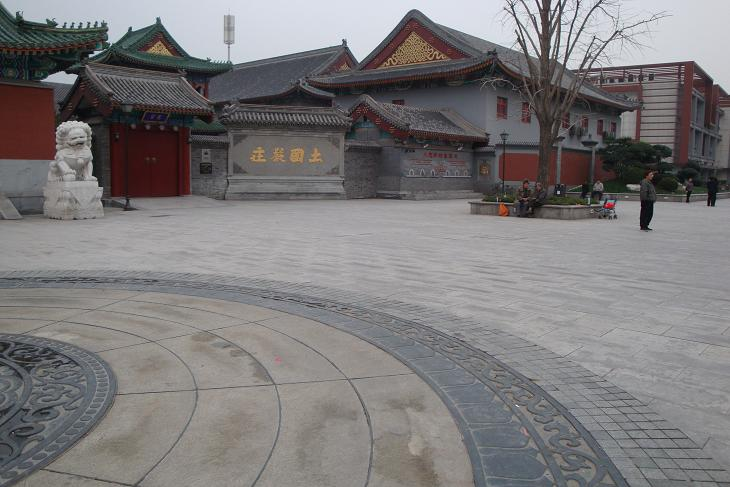
#> input picture images/DHW-temple/4.jpg, 730 x 487 px; its folder holds 2 pictures in this run
$ python main.py
#> lines starting #> are read from the running program, lines starting #| are printed output that depends on the picture; long printed decimals are rounded
### load_data.py
import cv2 as cv
import numpy as np

def load_data(im1, im2):

    sift = cv.SIFT_create()
    FLANN_INDEX_KDTREE = 1
    index_params = dict(algorithm=FLANN_INDEX_KDTREE, trees=5)
    search_params = dict(checks=50)
    flann = cv.FlannBasedMatcher(index_params, search_params)

    gray1 = cv.cvtColor(im1, cv.COLOR_BGR2GRAY)
    kp1, ds1 = sift.detectAndCompute(gray1, None)
    gray2 = cv.cvtColor(im2, cv.COLOR_BGR2GRAY)
    kp2, ds2 = sift.detectAndCompute(gray2, None)

    matches = flann.knnMatch(ds1, ds2, k=2)
    # store all the good matches as per Lowe's ratio test
    good = []
    for m, n in matches:
        if m.distance < 0.7 * n.distance:
            good.append([m.queryIdx, m.trainIdx])

    srcpoints = np.float32([kp1[m[0]].pt for m in good])
    dstpoints = np.float32([kp2[m[1]].pt for m in good])
    fp = np.vstack((srcpoints.T, np.ones((1, len(good)))))
    tp = np.vstack((dstpoints.T, np.ones((1, len(good)))))

    return fp, tp

### HM_ransac.py
import numpy as np
import random
from scipy import linalg
from utils import cell

random.seed(0)

def HM_ransac(X1, X2, Nr, min_dis):
    N = X1.shape[1]

    u = X1[0,:].reshape(-1,1)
    v = X1[1,:].reshape(-1,1)
    u_ = X2[0,:].reshape(-1,1)
    v_ = X2[1,:].reshape(-1,1)

    scale = 1 / np.mean(np.vstack((u, u_, v, v_)))
    u = u * scale
    v = v * scale
    u_ = u_ * scale
    v_ = v_ * scale

    A1 = np.hstack([np.zeros((N,3)),      -u, -v, -np.ones((N,1)), v_*u, v_*v, v_])
    A2 = np.hstack([u, v, np.ones((N,1)), np.zeros((N,3)),         -u_*u, -u_*v, -u_])
    # print(np.vstack((A1, A2)))
    if min_dis > 0:
        H = cell(Nr, 1); ok = cell(Nr, 1); score = np.zeros(Nr, 'int')
        A = cell(Nr, 1)
        for t in range(Nr):
            subset = random.sample(list(range(N)), 4)
            A[t] = np.vstack((A1[subset,:], A2[subset,:]))
            U,S,V = linalg.svd(A[t])
            h = V.T[:,8]
            H[t] = h.reshape(3,3)

            dis2 = np.dot(A1, h)**2 + np.dot(A2, h)**2
            ok[t] = dis2 < min_dis * min_dis
            score[t] = sum(ok[t])

        score, best = max(score), np.argmax(score)
        ok = ok[best]
        A = np.vstack((A1[ok,:], A2[ok,:]))
        U,S,V = linalg.svd(A, 0)
        h = V.T[:,8]
        H = h.reshape(3,3)
    else:
        A = np.vstack((A1, A2))
        U,S,V = linalg.svd(A, 0)
        h = V.T[:,8]
        H = h.reshape(3,3)

    H = np.dot(np.dot(np.array([[1/scale, 0, 0], [0, 1/scale, 0], [0, 0, 1]]), H),
               np.array([[scale, 0, 0], [0, scale, 0], [0, 0, 1]]))

    return H, ok, score

### utils.py
import numpy as np
import cv2 as cv
import matplotlib.pyplot as plt

def appendimages(im1, im2):
    rows1 = im1.shape[0]
    rows2 = im2.shape[0]
    if rows1 < rows2:
        im1 = np.vstack((im1, np.zeros((rows2-rows1, im1.shape[1], 3))))
    elif rows1 > rows2:
        im2 = np.vstack((im2, np.zeros((rows1-rows2, im2.shape[1], 3))))
    return np.concatenate((im1, im2), axis=1)

# [10 lines left out: function plot_matches, not called in this run]

def cv_draw_matches(im1, im2, locs1, locs2, ok):
    im3 = appendimages(im1, im2)
    for i in range(locs1.shape[1]):
        center1 = (int(round(locs1[0,i])), int(round(locs1[1,i])))
        center2 = (int(round(locs2[0,i]+im1.shape[1])), int(round(locs2[1,i])))
        if ok[i]==0:
            cv.circle(im3, center1, 3, (0,0,255), -1, cv.LINE_AA)
            cv.circle(im3, center2, 3, (0,0,255), -1, cv.LINE_AA)
        else:
            cv.circle(im3, center1, 3, (255,0,0), -1, cv.LINE_AA)
            cv.circle(im3, center2, 3, (255,0,0), -1, cv.LINE_AA)
            cv.line(im3, center1, center2, (255,0,0), 1, cv.LINE_AA)
    return im3


def cell(m, n=None):
    a = []
    for i in range(m):
        a.append([])
        if n is None:
            for j in range(m):
                a[i].append(None)
        else:
            for j in range(n):
                a[i].append(None)
    return a

def unique(A):
    ar, idx = np.unique(A, return_index=True, axis=1)
    return ar, idx

### comp_KR.py
import numpy as np
from HM_ransac import HM_ransac
from utils import plot_matches, cv_draw_matches
import cv2 as cv
import matplotlib.pyplot as plt

def comp_KR(im1, im2, X1, X2):
    H, ok, score = HM_ransac(X1, X2, 500, 0.1)
    print("Number of inliers: ", score)

    img3 = cv_draw_matches(im1, im2, X1, X2, ok)
    cv.imshow("Ransac's results", img3)
    cv.waitKey(1)
    # [4 lines of commented-out code are left out]

    X1_ok = X1[:, ok]
    X2_ok = X2[:, ok]

    return H, X1_ok, X2_ok

### mosaic_global.py
import numpy as np
from scipy import linalg
from scipy.ndimage import map_coordinates

def mosaic_global(im1, im2, H):
    box2 = np.array([[0, im2.shape[1]-1, im2.shape[1]-1, 0],
                     [0, 0,              im2.shape[0]-1, im2.shape[0]-1],
                     [1, 1,              1,              1]])
    box2_ = linalg.solve(H, box2)
    box2_[0,:] = box2_[0,:] / box2_[2,:]
    box2_[1,:] = box2_[1,:] / box2_[2,:]
    u0 = min(0, min(box2_[0,:]))
    u1 = max(im1.shape[1]-1, max(box2_[0,:]))
    ur = np.arange(u0, u1+1)
    v0 = min(0, min(box2_[1,:]))
    v1 = max(im1.shape[0]-1, max(box2_[1,:]))
    vr = np.arange(v0, v1+1)
    mosaicw = len(ur)
    mosaich = len(vr)
    print(u0,u1,v0,v1,mosaich, mosaicw)

    u,v = np.meshgrid(ur, vr)
    im1_p = np.zeros((mosaich, mosaicw, 3), np.uint8)
    for kc in range(3):
        im1_p[:,:,kc] = map_coordinates(im1[:,:,kc], [v, u])
    mask1 = np.ones((im1.shape[0],im1.shape[1]))
    warped_mask1 = np.ones((im1_p.shape[0], im1_p.shape[1]))
    warped_mask1 = map_coordinates(mask1, [v,u])

    z_ = H[2,0] * u + H[2,1] * v + H[2,2]
    u_ = (H[0,0] * u + H[0,1] * v + H[0,2]) / z_
    v_ = (H[1,0] * u + H[1,1] * v + H[1,2]) / z_
    im2_p = np.zeros((mosaich, mosaicw, 3), np.uint8)
    for kc in range(3):
        im2_p[:,:,kc] = map_coordinates(im2[:,:,kc], [v_, u_])
    mask2 = np.ones((im2.shape[0],im2.shape[1]))
    warped_mask2 = np.ones((im2_p.shape[0], im2_p.shape[1]))
    warped_mask2 = map_coordinates(mask2, [v_,u_])

    mass = warped_mask1 + warped_mask2
    mass[mass==0]=np.nan

    mosaic = np.zeros_like(im1_p)
    for kc in range(3):
        mosaic[:,:,kc] = (im1_p[:,:,kc]*warped_mask1 + im2_p[:,:,kc]*warped_mask2) / mass

    return mosaic

### mosaic_local_ori.py
import numpy as np
from scipy import linalg
from scipy.ndimage import map_coordinates
from utils import unique, plot_matches, cv_draw_matches
import cv2 as cv
import matplotlib.pyplot as plt

def mosaic_local_ori(im1, im2, H, X1_ok, X2_ok):
    imsize1 = im1.shape[:2]
    imsize2 = im2.shape[:2]

    # Parameters
    lambd = 0.001 * imsize1[0]*imsize1[1] # weighting parameter to balance the fitting term and the smoothing term
    intv_mesh = 10 # interval in pixels for the computing of deformation functions
    K_smooth = 5 # the smooth transition width in the non-overlapping region is set to K_smooth times of the maximum bias.

    # Mosaic
    box1 = np.array([[0, im1.shape[1]-1, im1.shape[1]-1, 0],
                     [0, 0,              im1.shape[0]-1, im1.shape[0]-1],
                     [1, 1,              1,              1]])
    box2 = np.array([[0, im2.shape[1]-1, im2.shape[1]-1, 0],
                     [0, 0,              im2.shape[0]-1, im2.shape[0]-1],
                     [1, 1,              1,              1]])
    box2_ = linalg.solve(H, box2)
    box2_[0,:] = box2_[0,:] / box2_[2,:]
    box2_[1,:] = box2_[1,:] / box2_[2,:]
    u0 = min(0, min(box2_[0,:]))
    u1 = max(im1.shape[1]-1, max(box2_[0,:]))
    ur = np.arange(u0, u1+1)
    v0 = min(0, min(box2_[1,:]))
    v1 = max(im1.shape[0]-1, max(box2_[1,:]))
    vr = np.arange(v0, v1+1)
    mosaicw = len(ur)
    mosaich = len(vr)

    # align the sub coordinates with the mosaic coordinates
    margin = 0.2 * min(imsize1[0],imsize1[1]) # additional margin of the reprojected image region
    u0_im_ = max(min(box2_[0,:]) - margin, u0)
    u1_im_ = min(max(box2_[0,:]) + margin, u1)
    v0_im_ = max(min(box2_[1,:]) - margin, v0)
    v1_im_ = min(max(box2_[1,:]) + margin, v1)
    offset_u0_ = int(np.ceil(u0_im_ - u0))
    offset_u1_ = int(np.floor(u1_im_ - u0))
    offset_v0_ = int(np.ceil(v0_im_ - v0))
    offset_v1_ = int(np.floor(v1_im_ - v0))
    imw_ = int(np.floor(offset_u1_ - offset_u0_ + 1))
    imh_ = int(np.floor(offset_v1_ - offset_v0_ + 1))

    # boundaries of the overlapping region in the image coordiantes of image 2
    box1_2 = np.dot(H, box1)
    box1_2[0,:] = box1_2[0,:] / box1_2[2,:]
    box1_2[1,:] = box1_2[1,:] / box1_2[2,:]
    sub_u0_ = max([0, min(box1_2[0,:])])
    sub_u1_ = min([imsize2[1]-1, max(box1_2[0,:])])
    sub_v0_ = max([0, min(box1_2[1,:])]) - margin
    sub_v1_ = min([imsize2[0]-1, max(box1_2[1,:])])
    print(sub_u0_, sub_u1_, sub_v0_, sub_v1_)

    # TPS
    # merge the coincided points（重合点）
    ok_nd1 = np.full(X1_ok.shape[1], False)
    _, idx1 = unique(np.round(X1_ok))
    ok_nd1[idx1] = True
    ok_nd2 = np.full(X2_ok.shape[1], False)
    _, idx2 = unique(np.round(X2_ok))
    ok_nd2[idx2] = True
    ok_nd = ok_nd1 & ok_nd2
    X1_nd = X1_ok[:, ok_nd]
    X2_nd = X2_ok[:, ok_nd]
    print("Number of non-coincident points: ", X1_nd.shape[1])

    # form the linear system
    x1 = X1_nd[0,:]
    y1 = X1_nd[1,:]
    x2 = X2_nd[0,:]
    y2 = X2_nd[1,:]

    z1_ = H[2,0]*x1 + H[2,1]*y1 + H[2,2]
    x1_ = (H[0,0]*x1 + H[0,1]*y1 + H[0,2]) / z1_
    y1_ = (H[1,0]*x1 + H[1,1]*y1 + H[1,2]) / z1_
    gxn = x1_ - x2
    hyn = y1_ - y2

    n = len(x1_)
    xx = np.repeat(x1_, n).reshape(n,n).T
    yy = np.repeat(y1_, n).reshape(n,n).T
    dist2 = (xx - xx.T)**2 + (yy - yy.T)**2
    dist2.ravel()[::dist2.shape[1]+1] = 1
    K = 0.5 * dist2 * np.log(dist2)
    K.ravel()[::dist2.shape[1]+1] = lambd * 8*np.pi
    K_ = np.zeros((n+3, n+3))
    K_[0:n,0:n] = K
    K_[n,  0:n] = x1_
    K_[n+1,0:n] = y1_
    K_[n+2,0:n] = np.ones(n)
    K_[0:n,  n] = x1_
    K_[0:n,n+1] = y1_
    K_[0:n,n+2] = np.ones(n)
    G_ = np.zeros((n+3,2))
    G_[0:n,0] = gxn
    G_[0:n,1] = hyn

    # solve the linear system
    W_ = linalg.solve(K_, G_)
    wx = W_[0:n,0]
    wy = W_[0:n,1]
    a = W_[n:n+3,0]
    b = W_[n:n+3,1]

    # remove outliers based on the distribution of weights
    outlier = (abs(wx)>3*np.std(wx)) | (abs(wy)>3*np.std(wy))

    inlier_idx = np.arange(len(x1_))
    for kiter in range(10):
        if sum(outlier) < 0.0027*n:
            break
        ok = ~outlier
        inlier_idx = inlier_idx[ok]
        K_ = K_[np.concatenate((ok, [True,True,True])),:][:,np.concatenate((ok, [True,True,True]))]
        G_ = G_[np.concatenate((ok, [True,True,True])),:]
        W_ = linalg.solve(K_, G_)
        n = len(inlier_idx)
        wx = W_[0:n,0]
        wy = W_[0:n,1]
        a = W_[n:n+3,0]
        b = W_[n:n+3,1]
        outlier = (abs(wx)>3*np.std(wx)) | (abs(wy)>3*np.std(wy))
    ok = np.full(len(x1), False)
    ok[inlier_idx] = True
    x1 = x1[ok]
    y1 = y1[ok]
    x2 = x2[ok]
    y2 = y2[ok]
    x1_ = x1_[ok]
    y1_ = y1_[ok]
    gxn = gxn[ok]
    hyn = hyn[ok]

    img3 = cv_draw_matches(im1, im2, X1_nd, X2_nd, ok)
    cv.imshow("Bayesian Refinement of Feature Matches", img3)
    cv.waitKey(1)
    # [6 lines of commented-out code are left out]
    gx = np.zeros((mosaich, mosaicw))
    hy = np.zeros((mosaich, mosaicw))
    u,v = np.meshgrid(ur,vr)

    im1_p = np.zeros((mosaich, mosaicw, 3), np.uint8)
    for kc in range(3):
        im1_p[:,:,kc] = map_coordinates(im1[:,:,kc], [v, u])
    mask1 = np.ones((im1.shape[0],im1.shape[1]))
    warped_mask1 = np.ones((im1_p.shape[0], im1_p.shape[1]))
    warped_mask1 = map_coordinates(mask1, [v,u])

    z_ = H[2,0] * u + H[2,1] * v + H[2,2]
    u_ = (H[0,0] * u + H[0,1] * v + H[0,2]) / z_
    v_ = (H[1,0] * u + H[1,1] * v + H[1,2]) / z_
    u_im_ = u_[offset_v0_:offset_v1_+1:intv_mesh][:,offset_u0_:offset_u1_+1:intv_mesh]
    v_im_ = v_[offset_v0_:offset_v1_+1:intv_mesh][:,offset_u0_:offset_u1_+1:intv_mesh]
    gx_sub = np.zeros((int(np.ceil(imh_/intv_mesh)), int(np.ceil(imw_/intv_mesh))))
    hy_sub = np.zeros((int(np.ceil(imh_/intv_mesh)), int(np.ceil(imw_/intv_mesh))))
    for kf in range(n):
        dist2 = (u_im_ - x1_[kf])**2 + (v_im_ - y1_[kf])**2
        rbf = 0.5 * dist2 * np.log(dist2)
        gx_sub = gx_sub + wx[kf]*rbf
        hy_sub = hy_sub + wy[kf]*rbf
    gx_sub = gx_sub + a[0]*u_im_ + a[1]*v_im_ + a[2]
    hy_sub = hy_sub + b[0]*u_im_ + b[1]*v_im_ + b[2]
    gx_sub = cv.resize(gx_sub, (imw_, imh_))
    hy_sub = cv.resize(hy_sub, (imw_, imh_))
    gx[offset_v0_:offset_v1_+1][:,offset_u0_:offset_u1_+1] = gx_sub
    hy[offset_v0_:offset_v1_+1][:,offset_u0_:offset_u1_+1] = hy_sub

    #smooth tansition to global transform
    eta_d0 = 0 # lower boundary for smooth transition area
    eta_d1 = K_smooth * max(abs(np.concatenate([gxn, hyn]))) # higher boundary for smooth transition area
    sub_u0_ = sub_u0_ + min(gxn)
    sub_u1_ = sub_u1_ + max(gxn)
    sub_v0_ = sub_v0_ + min(hyn)
    sub_v1_ = sub_v1_ + max(hyn)
    dist_horizontal = np.maximum(sub_u0_-u_, u_-sub_u1_)
    dist_vertical = np.maximum(sub_v0_-v_, v_-sub_v1_)
    dist_sub = np.maximum(dist_horizontal, dist_vertical)
    dist_sub = np.maximum(0, dist_sub)
    eta = (eta_d1 - dist_sub) / (eta_d1 - eta_d0)
    eta[dist_sub < eta_d0] = 1
    eta[dist_sub > eta_d1] = 0
    gx = gx * eta
    hy = hy * eta

    u_ = u_ - gx
    v_ = v_ - hy

    im2_p = np.zeros((mosaich, mosaicw, 3), np.uint8)
    for kc in range(3):
        im2_p[:,:,kc] = map_coordinates(im2[:,:,kc], [v_, u_])
    mask2 = np.ones((im2.shape[0],im2.shape[1]))
    warped_mask2 = np.ones((im2_p.shape[0], im2_p.shape[1]))
    warped_mask2 = map_coordinates(mask2, [v_,u_])

    mass = warped_mask1 + warped_mask2
    mass[mass==0]=np.nan

    mosaic = np.zeros_like(im1_p)
    for kc in range(3):
        mosaic[:,:,kc] = (im1_p[:,:,kc]*warped_mask1 + im2_p[:,:,kc]*warped_mask2) / mass

    return mosaic

### main.py
import cv2 as cv
from load_data import load_data
from comp_KR import comp_KR
from mosaic_global import mosaic_global
from mosaic_local_ori import mosaic_local_ori
import matplotlib.pyplot as plt

# data_path = 'images/APAP-railtracks/'
# imfile1 = data_path + 'railtracks_01.jpg'
# imfile2 = data_path + 'railtracks_02.jpg'

data_path = 'images/DHW-temple/'
imfile1 = data_path + '4.jpg'
imfile2 = data_path + '5.jpg'

# [7 lines of commented-out code are left out]

im1 = cv.imread(imfile1)
#> im1 is the input picture: shape (487, 730, 3); mean B, G, R 122.3, 121.4, 123.8
im2 = cv.imread(imfile2)
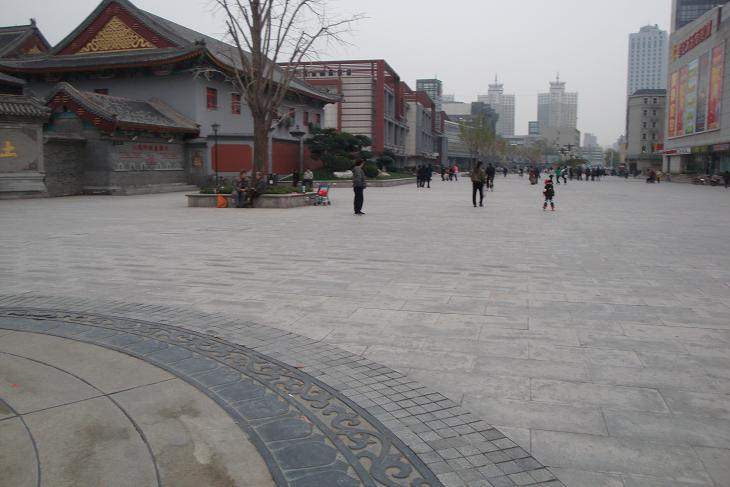
#> input picture images/DHW-temple/5.jpg, 730 x 487 px
#> im2 is the input picture: shape (487, 730, 3); mean B, G, R 128.4, 128.1, 129.8

X1, X2 = load_data(im1, im2)
#> in load_data, `kp1, ds1 = sift.detectAndCompute(gray1, None)`: kp1 = 1289 keypoints; strongest (x, y, size): (558, 192, 2.2), (90, 55, 2.4), (541, 5, 2), (64, 79, 12.4)
#> in load_data, `kp2, ds2 = sift.detectAndCompute(gray2, None)`: kp2 = 1171 keypoints; strongest (x, y, size): (271, 182, 2.2), (478, 192, 2.4), (474, 202, 2.5), (335, 173, 1.9)
#> in load_data, `matches = flann.knnMatch(ds1, ds2, k=2)`: matches = 1289 matches
#> in load_data, `matches = flann.knnMatch(ds1, ds2, k=2)`:
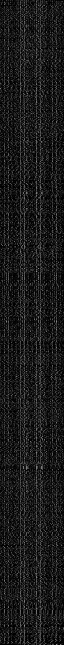
#> ds1: shape (1289, 128) float32 (shown at 1/2 size); min 0, max 212, mean 26.1
#> after the loop in load_data, `for m, n in matches:`: good = 254 pairs, first value 130 to 1286, second value 13 to 749
#> in load_data, `srcpoints = np.float32([kp1[m[0]].pt for m in good])`: srcpoints = 254 pairs, first value 44.46 to 722.9, second value 10.33 to 474
#> in load_data, `dstpoints = np.float32([kp2[m[1]].pt for m in good])`: dstpoints = 254 pairs, first value 14.4 to 413.6, second value 4.14 to 470.9
print("Number of matches: ", X1.shape[1])
#| Number of matches:  254

H, X1_ok, X2_ok = comp_KR(im1, im2, X1, X2)
#> in HM_ransac, `u = X1[0,:].reshape(-1,1)`: u = 254 values from 44.46 to 722.9
#> in HM_ransac, `v = X1[1,:].reshape(-1,1)`: v = 254 values, max 474 at index 127, min 10.33 at index 131, mean 171.2
#> in HM_ransac, `u_ = X2[0,:].reshape(-1,1)`: u_ = 254 values, max 413.6 at index 253, min 14.4 at index 5, mean 241.6
#> in HM_ransac, `v_ = X2[1,:].reshape(-1,1)`: v_ = 254 values, max 470.9 at index 35, min 4.14 at index 131, mean 163.2
#> in HM_ransac, `scale = 1 / np.mean(np.vstack((u, u_, v, v_)))`: scale = 0.00365
#> in HM_ransac, `u = u * scale`: u = 254 values from 0.162 to 2.64
#> in HM_ransac, `v = v * scale`: v = 254 values, max 1.73 at index 127, min 0.0377 at index 131, mean 0.624
#> in HM_ransac, `u_ = u_ * scale`: u_ = 254 values, max 1.51 at index 253, min 0.0525 at index 5, mean 0.881
#> in HM_ransac, `v_ = v_ * scale`: v_ = 254 values, max 1.72 at index 35, min 0.0151 at index 131, mean 0.595
#> the loop in HM_ransac, `for t in range(Nr):` made 500 passes
#> S on passes 1 to 3: [7.79, 4.91, 0.66, 0.399, 0.238, 0.132, 0.0156, 0.0031], [7.06, 4.46, 1.7, 1.34, 0.577, 0.404, 0.121, 0.0611], [9.68, 5.11, 1.79, 1.28, 0.371, 0.179, 0.0138, 0.00692]
#> after the loop in HM_ransac, `for t in range(Nr):`: A = 500 items; score = 500 values, max 248 at index 31, min 33 at index 92, mean 203.7
#> in HM_ransac, `score, best = max(score), np.argmax(score)`: score = 248; best = 31
#> in HM_ransac, `U,S,V = linalg.svd(A, 0)`: S = [58.25, 36.09, 16.42, 10.45, 5.34, 2.75, 2.35, 1.23, 0.264]
#> in HM_ransac, `h = V.T[:,8]`: h = [-0.525, -0.0811, 0.635, -0.0377, -0.451, 0.0821, -0.0816, 0.00676, -0.311]
#> in HM_ransac, `H = h.reshape(3,3)`: H = [[-0.525, -0.0811, 0.635], [-0.0377, -0.451, 0.0821], [-0.0816, 0.00676, -0.311]]
#> in HM_ransac, `H = np.dot(np.dot(np.array([[1/scale, 0, 0], [0, 1/scale, 0], [0, 0, 1..`: H = [[-0.525, -0.0811, 174.1], [-0.0377, -0.451, 22.53], [-0.000298, 2.46e-05, -0.311]]
#> in comp_KR, `H, ok, score = HM_ransac(X1, X2, 500, 0.1)`: score = 248
#| Number of inliers:  248
#> the loop in cv_draw_matches, `for i in range(locs1.shape[1]):` made 254 passes
#> (center1, center2) on passes 1 to 3: ((44, 392), (751, 81)), ((154, 22), (758, 23)), ((158, 19), (763, 21))
#> after the loop in cv_draw_matches, `for i in range(locs1.shape[1]):`:
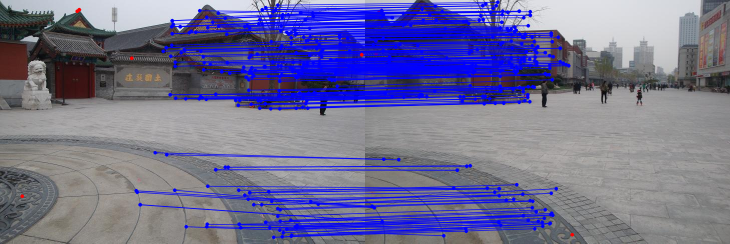
#> im3: shape (487, 1460, 3) (shown at 1/2 size); mean B, G, R 148.4, 110.2, 111.9
print("H =\n", H)
#| H =
#|  [[-5.24695958e-01 -8.10912289e-02  1.74146577e+02]
#|  [-3.76775249e-02 -4.51042702e-01  2.25257881e+01]
#|  [-2.97653403e-04  2.46291147e-05 -3.10914882e-01]]
print("H normalize =\n", H/H[2,2])
#| H normalize =
#|  [[ 1.68758714e+00  2.60814884e-01 -5.60110135e+02]
#|  [ 1.21182764e-01  1.45069512e+00 -7.24500158e+01]
#|  [ 9.57346914e-04 -7.92149754e-05  1.00000000e+00]]

mosaic = mosaic_global(im1, im2, H)
#> in mosaic_global, `box2_ = linalg.solve(H, box2)`: box2_ = [[-804.7, -1872.8, -1766.1, -698.1], [-55.15, 85.69, -1010.2, -1151], [-2.45, -1.42, -1.61, -2.64]]
#> in mosaic_global, `u0 = min(0, min(box2_[0,:]))`: u0 = 0
#> in mosaic_global, `u1 = max(im1.shape[1]-1, max(box2_[0,:]))`: u1 = 1322
#> in mosaic_global, `v0 = min(0, min(box2_[1,:]))`: v0 = -60.49
#> in mosaic_global, `v1 = max(im1.shape[0]-1, max(box2_[1,:]))`: v1 = 629.2
#| 0 1322.022 -60.493 629.171 691 1324
#> after the loop in mosaic_global, `for kc in range(3):`:
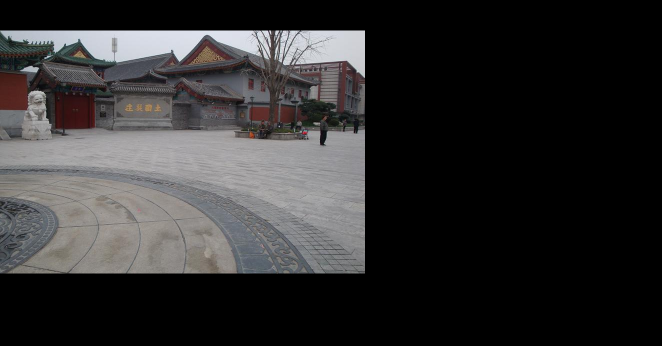
#> im1_p: shape (691, 1324, 3) (shown at 1/2 size); mean B, G, R 47.4, 47, 48
#> after the loop in mosaic_global, `for kc in range(3):`:
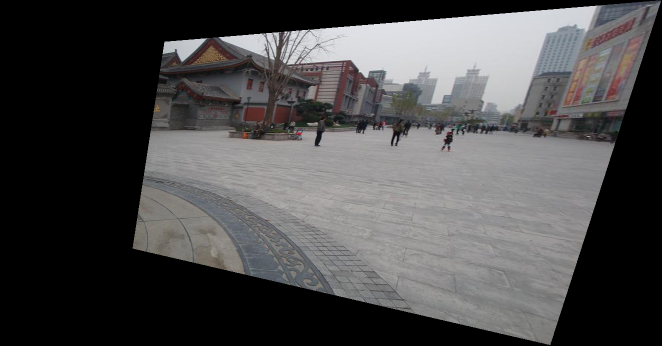
#> im2_p: shape (691, 1324, 3) (shown at 1/2 size); mean B, G, R 75.3, 74.8, 75.7
#> in mosaic_global, `mass[mass==0]=np.nan`:
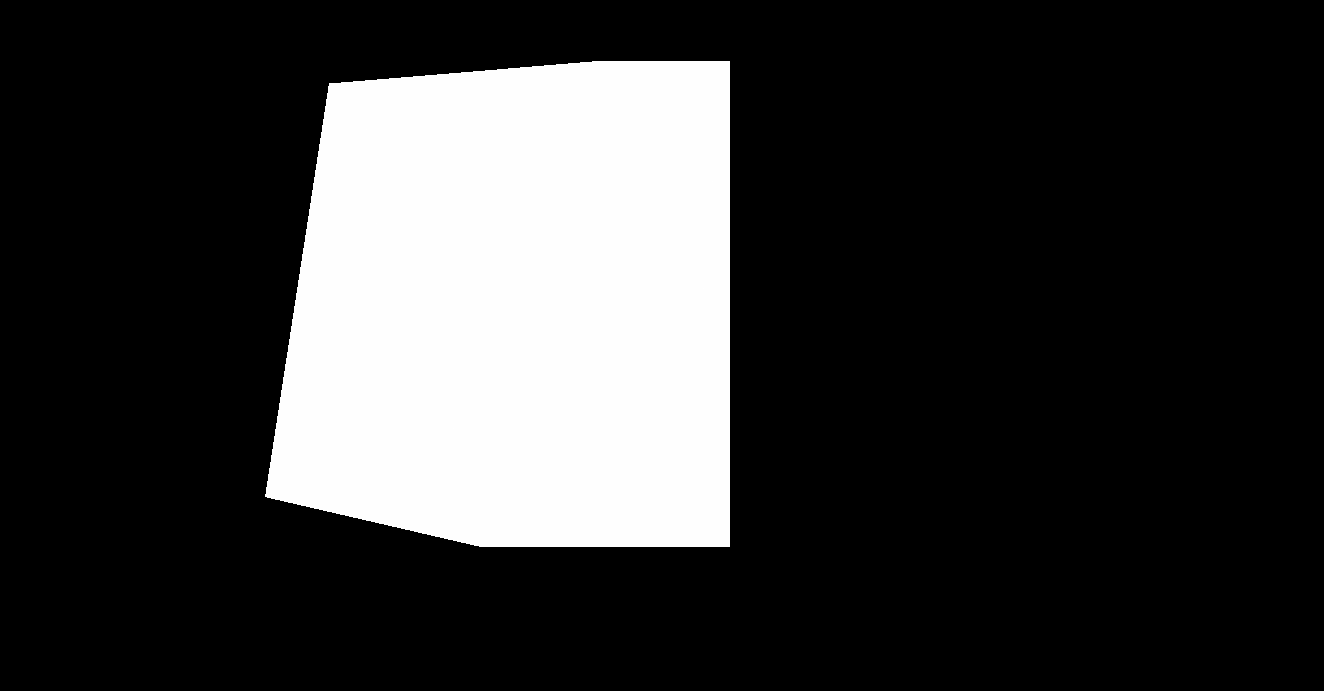
#> mass: shape (691, 1324) float64; 27.4% of the values are NaN or infinite; the others: min 1, max 2, mean 1.31; drawn with min black, max white, NaN and infinite black
#> (the rest of the program and of its run is left out)
